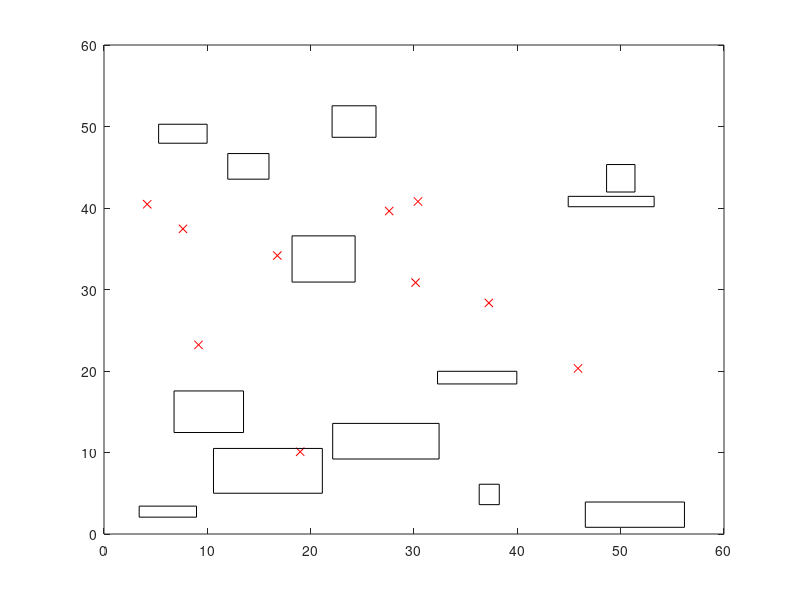

The MATLAB script that drew this image: (Note: this script raises an error after producing the figure.)
%% Obstacle builder
close all hidden;
%Graph Variables:
Xmax=50;%maximum x-dimension
Ymax=50;%maximum y-dimension

% create 0 matrix with [3 columns: C1 for ID, C2&C3 for coordinates] and 
% [N rows for the nodes]
N=10;
mat=zeros(N,3);
for i = 1:N
    randXN=Xmax*rand;
    randYN=Ymax*rand;
    new=[i randYN randXN];
    mat(i,:)=new;
    
end
figure ('Name','Nodes');
mate=mat(:,[2 3]);
plot(mat(:,2),mat(:,3),'rx')
%scatter(mat(:,2),mat(:,3));

%Bbstacle Variables:
MinObstacleCount=6;%define min amount of obstacles
MaxObstacleCount=20;
ObstacleCount=randi([MinObstacleCount,MaxObstacleCount]);%define max amount of obstacles
RectangleMatrix=zeros(ObstacleCount,5);%create obstacle matrix for rectangles where columns are: index, x, y, w, h
ObstacleMap=zeros(ObstacleCount,4);
%figure('Name','Obstacles');
%axis([0,50,0,50])
j=1;
while j<=ObstacleCount %while loop for constructing obstacles
    x1=Xmax*rand; %random x coordinate
    y1=Xmax*rand; %random y coordinate
    w=Ymax*rand*0.2+1;  %random width
    h=Ymax*rand*0.1+1;  %random height
    k=1; 
    while k<j+1 %while loop for checking all obstacles for collission with newly made obstacle

        %Define variables
        OM2=RectangleMatrix(k,2);
        OM3=RectangleMatrix(k,3);
        xv=RectangleMatrix(k,2)+RectangleMatrix(k,4);
        yv=RectangleMatrix(k,3)+RectangleMatrix(k,5);
        Ow=x1+w;
        Oh=y1+h;
             %Point in obstacle
             % x and y inside obstacle
             if x1>=OM2 & x1<=xv & y1>=OM3 & y1<=yv
                    x1=Xmax*rand;
                    y1=Xmax*rand;
                    disp('If-statement 1 break');
                    k=1;

%following drawing depicts an obstacle in our state space where every vertice is assigned a number, zo we can describe how the new obstacle could intersect.                     
%     3                 
%     __                 yv.__.                             Oh.__.
% 2  |__|  4               |__| (points on old obstacle)      |__| (points on new obstacle) 
%                       OM3'  'xv                           y1'  'Ow
%     1                    OM2                                x1


             %other possible intersections       
             else
                    % Oh inside interval of obstacle onwards
                    if Oh<=yv & Oh>= OM3
                        % y1 and Oh inside interval of obstacle
                        if y1<=yv & y1>=OM3
                            % x1 outside interval and Ow inside interval of obstacle: 2 intersection fully
                            if x1<=OM2 & x1<=xv & Ow>=OM2 & Ow>=xv 
                                x1=Xmax*rand;
                                y1=Xmax*rand;
                                disp('If-statement 2f break');
                                k=1;
                            % x1 and Ow outside interval of obstacle: 2,4 intersection
                            elseif x1<=OM2 & x1<=xv & Ow<=OM2 & Ow<=xv 
                                x1=Xmax*rand;
                                y1=Xmax*rand;
                                disp('If-statement 2,4 break');
                                k=1;
                            end
                        % Oh inside interval and y1 outside interval
                        elseif y1<=yv & y1<=OM3
                            % x1 and Ow outside interval of obstacle: 2 intersection partially down
                            if x1<=OM2 & x1<=xv & Ow<=OM2 & Ow<=xv
                                x1=Xmax*rand;
                                y1=Xmax*rand;
                                disp('If-statement 2pd break');
                                k=1;
                            % x1 outside and Ow inside interval of obstacle: 2,1 intersection 
                            elseif x1<=OM2 & x1<=xv & Ow>=OM2 & Ow<=xv
                                x1=Xmax*rand;
                                y1=Xmax*rand;
                                disp('If-statement 2,1 break');
                                k=1;
                            % x1 inside and Ow outside interval of obstacle: 1,4 intersection 
                            elseif x1>=OM2 & x1<=xv & Ow>=OM2 & Ow>=xv
                                x1=Xmax*rand;
                                y1=Xmax*rand;
                                disp('If-statement 1,4 break');
                                k=1;
                            % x1 and Ow inside interval of obstacle: 3 intersection fully
                            elseif x1>=OM2 & x1<=-xv & Ow>=OM2 & Ow<=xv
                                x1=Xmax*rand;
                                y1=Xmax*rand;
                                disp('If-statement 3f break');
                                k=1;
                            end
                        end
                    % Oh outside interval of obstacle onwards
                    % x1 inside interval of obstacle
                    elseif x1>=OM2 & x1<=xv
                        % y1 and Oh outside of interval obstacle
                        if y1<=OM3 & y1<=yv & Oh>=OM3 & Oh>=yv
                            % Ow inside interval of obstacle: 1,3 intersection
                            if Ow>=OM2 & Ow<=xv 
                                x1=Xmax*rand;
                                y1=Xmax*rand;
                                disp('If-statement 1,3 break');
                                k=1;
                            % Ow outside interval of obstacle: 1,3 intersection partially right
                            elseif Ow>=OM2 & Ow>=xv
                                x1=Xmax*rand;
                                y1=Xmax*rand;
                                disp('If-statement 1,3pr break');
                                k=1;
                            end
                        end
                    % x1 outside interval of obstacle onwards
                    elseif x1<=OM2 & x1<=xv
                        % Ow inside interval of obstacle
                        if Ow>=OM2 & Ow<=xv
                            % y1 inside and Oh outside interval of obstacle: 2,3 intersection
                            if y1>=OM3 & y1<=yv & Oh>=OM3 & Oh>=yv
                                x1=Xmax*rand;
                                y1=Xmax*rand;
                                disp('If-statement 2,3 break');
                                k=1;
                            % y1 and Oh outside interval of obstacle: 1,3 intersection partially left
                            elseif y1<=OM3 & y1<=yv & Oh>=OM3 & Oh>=yv
                                x1=Xmax*rand;
                                y1=Xmax*rand;
                                disp('If-statement 1,3pl break');
                                k=1;
                            end
                        end
                    % y1 inside and x1, Ow and Oh outside interval obstacle: 2 intersection partially up
                    elseif y1>=OM3 & y1<=yv & x1<=OM2 & x1<=xv & Ow>=OM2 & Ow>=xv & Oh>=OM3 & Oh>=yv
                        x1=Xmax*rand;
                        y1=Xmax*rand;
                        disp('If-statement 2pu break');
                        k=1;
                    %encapsulation obstacle
                    elseif y1<=OM3 & y1<=Oh & Oh>=OM3 & Oh>=yv & x1<=OM2 & x1<=xv & Ow>=OM2 & Ow>=xv
                        x1=Xmax*rand;
                        y1=Xmax*rand;
                        disp('If-statement e break');
                        k=1;
                    else
                        k=k+1;
                    end
             end
                                  
    	    k=k+1;
     end
        
    Obstacle=[j,x1,y1,w,h];
    RectangleMatrix(j,:)=Obstacle;
    Obstaclemapper=[x1,y1,x1+w,y1+h]; %map of obstacles with [x1,y1,x2,y2]
    ObstacleMap(j,:)=Obstaclemapper;
    rectangle('position', Obstacle(:,[2,3,4,5]));
    j=j+1;
end
% 

%global edges; %edges of the obstacles will be put into a matrix, 4 lines per rectangle means 4 rows per object
% edges: a matrix representing all the lines of the obstacles. (size N x 4 in the form N x [x1, y1, x2, y2])
    % first creating a matrix with all the edges of the obstacles in the form
    % (x1,y1,x2,y2) to use in the function
    % preallocate matrix to store edges (multiplied by 4 because each rectangle has 4 edges)
    edges = zeros(size(RectangleMatrix,1)*4,4);
    for i = 1:size(RectangleMatrix,1)
        x1 = RectangleMatrix(i,2); % x coordinate of bottom left corner
        y1 = RectangleMatrix(i,3); % y coordinate of bottom left corner
        w = RectangleMatrix(i,4); % width of rectangle
        h = RectangleMatrix(i,5); % height of rectangle
        % Extract edges and store in edges matrix
        edges((i-1)*4+1,:) = [x1,y1,x1+w,y1]; % bottom edge
        edges((i-1)*4+2,:) = [x1,y1,x1,y1+h]; % left edge
        edges((i-1)*4+3,:) = [x1+w,y1,x1+w,y1+h]; % right edge
        edges((i-1)*4+4,:) = [x1,y1+h,x1+w,y1+h]; % top edge
    end
writematrix(ObstacleMap, 'ObstacleMap.csv');
writematrix(RectangleMatrix, 'RectangleMatrix.csv');
writematrix(edges, 'edges.csv')



 
  